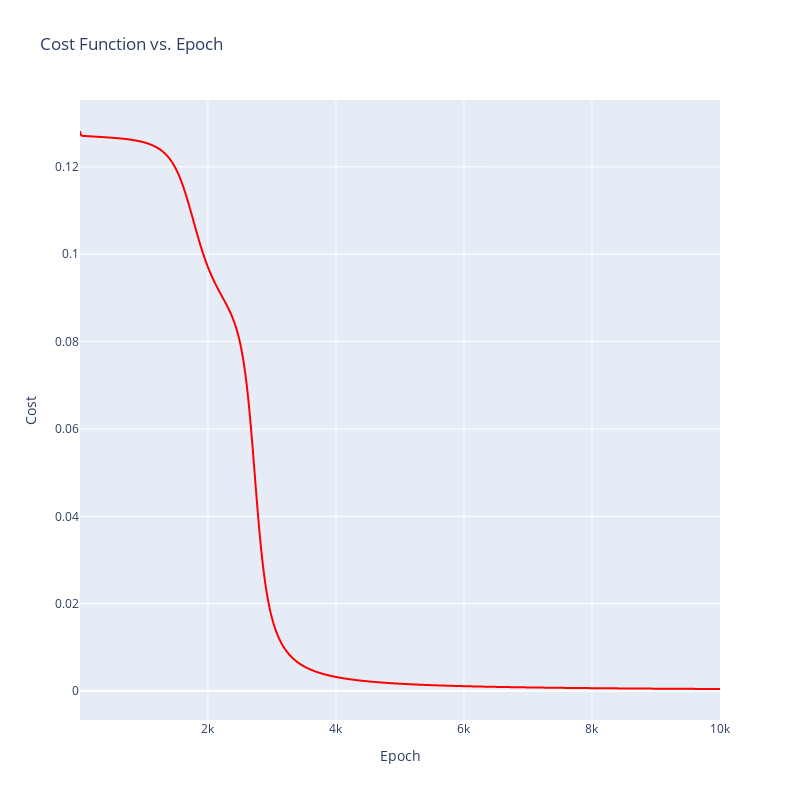

Source (notebook cell):
### Code cell
fig = go.Figure(data=go.Line(
    x=np.array(list(range(10000)))+1,
    y=losses,
    name='Total Cost',
    mode='lines',
    line_shape='spline',
    marker=dict(
        color = 'red'
    )
))

fig.update_layout(height=800, width=800,
                  showlegend=False,
                  title='Cost Function vs. Epoch',
                  xaxis_title='Epoch',
                  yaxis_title='Cost')


fig.show()

### Figure 1 — Plotly figure (JSON) as saved in the notebook; plotly's stock layout.template omitted (floating-point values rounded to 4 significant figures; data arrays with more than 128 entries replaced by an {"elided": "..."} marker saying what was removed)
{"data": [{"line": {"shape": "spline"}, "marker": {"color": "red"}, "mode": "lines", "name": "Total Cost", "type": "scatter", "x": {"elided": "10000 int values"}, "y": {"elided": "10000 float values"}}], "layout": {"height": 800, "showlegend": false, "title": {"text": "Cost Function vs. Epoch"}, "width": 800, "xaxis": {"title": {"text": "Epoch"}}, "yaxis": {"title": {"text": "Cost"}}}}
